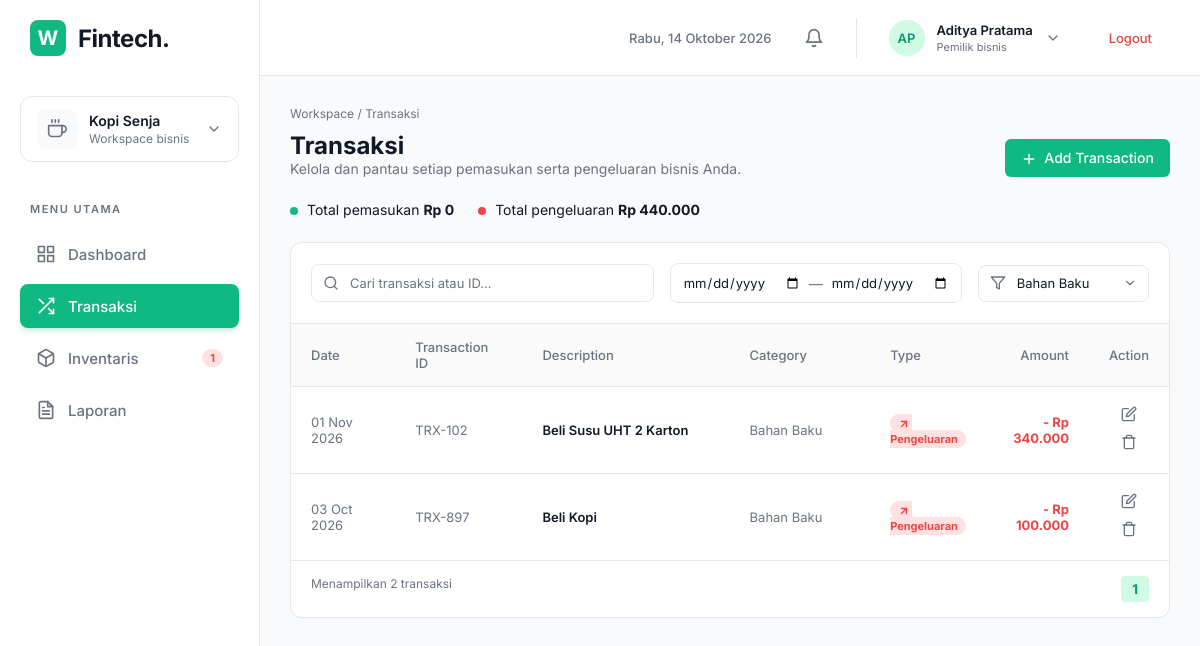
Screenshot of /transaksi.php?kategori=Bahan Baku (signed in) with the database file from the repository.
### tables this page shows
CREATE TABLE `transaksi` (
  `id` int(11) NOT NULL,
  `tanggal` date NOT NULL,
  `trx_id` varchar(20) NOT NULL,
  `deskripsi` varchar(255) NOT NULL,
  `kategori` varchar(50) NOT NULL,
  `tipe` enum('Pemasukan','Pengeluaran') NOT NULL,
  `jumlah` decimal(15,2) NOT NULL
);

### transaksi.php (the view, shortened to what this page needs)
<?php include 'koneksi.php';
$search_query = isset($_GET['search']) ? $conn->real_escape_string($_GET['search']) : '';
$filter_kategori = isset($_GET['kategori']) ? $conn->real_escape_string($_GET['kategori']) : '';
$start_date = isset($_GET['start_date']) ? $conn->real_escape_string($_GET['start_date']) : '';
$end_date = isset($_GET['end_date']) ? $conn->real_escape_string($_GET['end_date']) : '';
$q_kategori_list = $conn->query("SELECT DISTINCT kategori FROM transaksi ORDER BY kategori ASC");
$kategori_options = [];
while ($row = $q_kategori_list->fetch_assoc()) {
    $kategori_options[] = $row['kategori'];
}
$where_clauses = [];
if (!empty($filter_kategori)) {
    $where_clauses[] = "kategori = '$filter_kategori'";
}
$where_sql = "";
if (count($where_clauses) > 0) {
    $where_sql = "WHERE " . implode(" AND ", $where_clauses);
}
$q_transaksi = $conn->query("SELECT * FROM transaksi $where_sql ORDER BY tanggal DESC");
$total_trx_tampil = $q_transaksi->num_rows;
$q_total_filtered = $conn->query("
    SELECT
        SUM(CASE WHEN tipe='Pemasukan' THEN jumlah ELSE 0 END) as total_masuk,
        SUM(CASE WHEN tipe='Pengeluaran' THEN jumlah ELSE 0 END) as total_keluar
    FROM transaksi
    $where_sql
");
$data_total = $q_total_filtered->fetch_assoc();
$total_masuk_tampil = $data_total['total_masuk'] != null ? $data_total['total_masuk'] : 0;
$total_keluar_tampil = $data_total['total_keluar'] != null ? $data_total['total_keluar'] : 0;
?>
<!DOCTYPE html>
<html lang="id">
<head>
    <link rel="stylesheet" href="style.css?v=<?= time(); ?>">
</head>
<body>
    <div class="app-layout">
        <?php include 'sidebar.php'; ?>
        <main class="main-content">
            <?php include 'header.php'; ?>
            <div class="content-body">
                <div class="breadcrumb">Workspace / Transaksi</div>
                <div class="page-header" style="margin-bottom: 24px;">
                    <div>
                        <h1>Transaksi</h1>
                        <p class="text-muted">Kelola dan pantau setiap pemasukan serta pengeluaran bisnis Anda.</p>
                    </div>
                    <button class="btn-primary" onclick="document.getElementById('modalTrx').style.display='flex'">
                        <svg width="16" height="16" viewBox="0 0 24 24" fill="none" stroke="currentColor" stroke-width="2" stroke-linecap="round" stroke-linejoin="round" style="margin-right:4px; vertical-align:middle;"><line x1="12" y1="5" x2="12" y2="19"></line><line x1="5" y1="12" x2="19" y2="12"></line></svg>
                        Add Transaction
                    </button>
                </div>
                <div class="trx-summary" style="margin-bottom:24px; display:flex; gap:24px; align-items: center; font-size: 14px;">
                    <div><span class="dot bg-green"></span> Total pemasukan <strong style="color:var(--text-main);">Rp <?= number_format($total_masuk_tampil, 0, ',', '.') ?></strong></div>
                    <div><span class="dot bg-red"></span> Total pengeluaran <strong style="color:var(--text-main);">Rp <?= number_format($total_keluar_tampil, 0, ',', '.') ?></strong></div>
                </div>
                <div class="card p-0">
                    <form method="GET" action="transaksi.php" id="filterForm">
                        <div class="table-toolbar" style="border-bottom: 1px solid var(--border);">
                            <div class="toolbar-group flex-2">
                                <input type="text" name="search" placeholder="Cari transaksi atau ID..." class="input-search" value="<?= htmlspecialchars($search_query) ?>">
                            </div>
                            <div class="toolbar-group flex-1" style="padding: 10px 12px 10px 12px; border: 1px solid var(--border); border-radius: 8px; background: #fff;">
                                <div class="date-range-container">
                                    <div class="date-input-wrapper">
                                        <input type="date" name="start_date" value="<?= htmlspecialchars($start_date) ?>" onchange="document.getElementById('filterForm').submit();" title="Dari Tanggal">
                                    </div>
                                    <span class="text-muted">—</span>
                                    <div class="date-input-wrapper">
                                        <input type="date" name="end_date" value="<?= htmlspecialchars($end_date) ?>" onchange="document.getElementById('filterForm').submit();" title="Sampai Tanggal">
                                    </div>
                                </div>
                            </div>
                            <div class="toolbar-group flex-1">
                                <select name="kategori" class="input-search" onchange="document.getElementById('filterForm').submit();">
                                    <?php foreach ($kategori_options as $kat) {
                                        $selected = ($kat === $filter_kategori) ? 'selected' : '';
                                    ?>
                                        <option value="<?= htmlspecialchars($kat) ?>" <?= $selected ?>><?= htmlspecialchars($kat) ?></option>
                                    <?php } ?>
                                </select>
                            </div>
                        </div>
                    </form>
                    <table class="data-table">
                        <thead>
                            <tr>
                                <th style="width: 13%;">Date</th>
                                <th style="width: 15%;">Transaction ID</th>
                                <th style="width: 27%;">Description</th>
                                <th style="width: 17%;">Category</th>
                                <th style="width: 10%;">Type</th>
                                <th style="text-align:right; width: 12%;">Amount</th>
                                <th style="text-align:center; width: 6%;">Action</th>
                            </tr>
                        </thead>
                        <tbody>
                            <?php
                            if ($total_trx_tampil > 0) {
                                while($row = $q_transaksi->fetch_assoc()) {
                                    $dateObj = date_create($row['tanggal']);
                                    $dateStr = date_format($dateObj, "d M Y");
                                    if ($row['tipe'] == 'Pemasukan') {
                                        $amountClass = 'text-green';
                                        $amountSign  = '+ ';
                                        $badgeClass  = 'badge-green';
                                        $arrow       = '<svg width="12" height="12" viewBox="0 0 24 24" fill="none" stroke="currentColor" stroke-width="3" stroke-linecap="round" stroke-linejoin="round" style="margin-right:2px; vertical-align:text-bottom;"><line x1="7" y1="17" x2="17" y2="7"></line><polyline points="7 7 17 7 17 17"></polyline></svg>';
                                    } else {
                                        $amountClass = 'text-red';
                                        $amountSign  = '- ';
                                        $badgeClass  = 'badge-red';
                                        $arrow       = '<svg width="12" height="12" viewBox="0 0 24 24" fill="none" stroke="currentColor" stroke-width="3" stroke-linecap="round" stroke-linejoin="round" style="margin-right:2px; vertical-align:text-bottom;"><line x1="7" y1="17" x2="17" y2="7"></line><polyline points="7 7 17 7 17 17"></polyline></svg>';
                                    }
                            ?>
                            <tr>
                                <td><span class="text-muted"><?= $dateStr ?></span></td>
                                <td><span class="text-muted"><?= $row['trx_id'] ?></span></td>
                                <td><strong style="color:var(--text-main); font-weight: 600;"><?= htmlspecialchars($row['deskripsi']) ?></strong></td>
                                <td style="white-space: nowrap;"><span class="text-muted"><?= htmlspecialchars($row['kategori']) ?></span></td>
                                <td><span class="badge <?= $badgeClass ?>"><?= $arrow ?> <?= $row['tipe'] ?></span></td>
                                <td style="text-align:right"><strong class="<?= $amountClass ?>"><?= $amountSign ?>Rp <?= number_format($row['jumlah'], 0, ',', '.') ?></strong></td>
                                <td style="text-align:center">
                                    <button type="button" class="btn-icon" title="Edit" onclick="openEditModal('<?= $row['id'] ?>', '<?= $row['tanggal'] ?>', '<?= htmlspecialchars($row['deskripsi'], ENT_QUOTES) ?>', '<?= htmlspecialchars($row['kategori'], ENT_QUOTES) ?>', '<?= $row['tipe'] ?>', '<?= $row['jumlah'] ?>')">
                                        <svg width="16" height="16" viewBox="0 0 24 24" fill="none" stroke="currentColor" stroke-width="2" stroke-linecap="round" stroke-linejoin="round"><path d="M11 4H4a2 2 0 0 0-2 2v14a2 2 0 0 0 2 2h14a2 2 0 0 0 2-2v-7"></path><path d="M18.5 2.5a2.121 2.121 0 0 1 3 3L12 15l-4 1 1-4 9.5-9.5z"></path></svg>
                                    </button>
                                    <form method="POST" action="" style="display:inline-block;" onsubmit="return confirm('Apakah Anda yakin ingin menghapus transaksi ini?');">
                                        <button type="submit" name="hapus_trx" class="btn-icon text-red" title="Hapus">
                                            <svg width="16" height="16" viewBox="0 0 24 24" fill="none" stroke="currentColor" stroke-width="2" stroke-linecap="round" stroke-linejoin="round"><polyline points="3 6 5 6 21 6"></polyline><path d="M19 6v14a2 2 0 0 1-2 2H7a2 2 0 0 1-2-2V6m3 0V4a2 2 0 0 1 2-2h4a2 2 0 0 1 2 2v2"></path></svg>
                                        </button>
                                    </form>
                                </td>
                            </tr>
                            <?php
                                }
                            } else {
                                echo "<tr><td colspan='7' style='text-align:center; padding: 30px;' class='text-muted'>Tidak ada transaksi ditemukan pada filter tersebut.</td></tr>";
                            }
                            ?>
                        </tbody>
                    </table>
                    <div class="table-footer">
                        <span class="text-muted">Menampilkan <?= $total_trx_tampil ?> transaksi</span>
                        <div class="pagination"><button class="active">1</button></div>
                    </div>
                </div>
            </div>
        </main>
    </div>
</body>
</html>

### style.css (style rules this page uses)
:root { --primary: #10b981; --primary-light: #d1fae5; --primary-dark: #059669; --bg-main: #f9fafb; --bg-card: #ffffff; --text-main: #111827; --text-muted: #6b7280; --border: #e5e7eb; --red: #ef4444; --red-light: #fee2e2; --orange: #f59e0b; --orange-light: #fef3c7; }
* { margin: 0; padding: 0; box-sizing: border-box; font-family: "Inter", sans-serif; }
body { background-color: var(--bg-main); color: var(--text-main); font-size: 14px; }
.app-layout { display: flex; height: 100vh; overflow: hidden; }
.main-content { flex: 1; display: flex; flex-direction: column; overflow-y: auto; }
.content-body { padding: 30px; max-width: 1200px; margin: 0 auto; width: 100%; }
.badge { background: var(--red-light); color: var(--red); padding: 2px 8px; border-radius: 20px; font-size: 11px; margin-left: auto; font-weight: 700; }
.breadcrumb { font-size: 12px; color: var(--text-muted); margin-bottom: 10px; }
.page-header { display: flex; justify-content: space-between; align-items: flex-end; margin-bottom: 5px; }
.page-header h1 { font-size: 24px; color: var(--text-main); }
.btn-primary { background: var(--primary); color: #fff; border: none; padding: 10px 16px; border-radius: 6px; font-weight: 500; cursor: pointer; font-size: 14px; }
.card { background: var(--bg-card); border: 1px solid var(--border); border-radius: 12px; padding: 20px; box-shadow: 0 1px 2px rgba(0, 0, 0, 0.02); }
.bg-green { background: var(--primary); }
.text-red { color: var(--red); }
.bg-red { background: var(--red); }
.text-muted { color: var(--text-muted); }
.dot { display: inline-block; width: 8px; height: 8px; border-radius: 50%; margin-right: 5px; }
.p-0 { padding: 0; }
.table-toolbar { padding: 20px; border-bottom: 1px solid var(--border); display: flex; gap: 16px; align-items: center; }
.toolbar-group { position: relative; display: flex; align-items: center; }
.toolbar-group input, .toolbar-group select { width: 100%; padding: 10px 12px 10px 38px; border: 1px solid var(--border); border-radius: 8px; outline: none; color: var(--text-main); font-size: 13px; background: #fff; font-family: "Inter", sans-serif; }
.toolbar-group input::placeholder { color: var(--text-muted); }
.toolbar-group select { appearance: none; -webkit-appearance: none; padding-right: 30px; cursor: pointer; }
.flex-2 { flex: 2; }
.flex-1 { flex: 1; }
.data-table { width: 100%; border-collapse: collapse; text-align: left; font-size: 13px; }
.data-table th { padding: 15px 20px; color: var(--text-muted); font-weight: 500; border-bottom: 1px solid var(--border); background: #fafafa; }
.data-table td { padding: 15px 20px; border-bottom: 1px solid var(--border); }
.table-footer { padding: 15px 20px; display: flex; justify-content: space-between; font-size: 12px; }
.pagination button { background: #fff; border: 1px solid var(--border); padding: 4px 10px; border-radius: 4px; cursor: pointer; }
.pagination button.active { background: var(--primary-light); color: var(--primary-dark); border-color: var(--primary-light); font-weight: bold; }
.badge-red { background: var(--red-light); color: var(--red); }
.btn-icon { background: transparent; border: none; font-size: 16px; color: var(--text-muted); cursor: pointer; margin: 0 4px; transition: color 0.2s; padding: 4px; border-radius: 4px; }
.btn-icon.text-red { color: var(--text-muted); }
.date-range-container { display: flex; align-items: center; gap: 8px; width: 100%; }
.date-range-container input[type="date"] { border: none; background: transparent; color: var(--text-main); font-family: "Inter", sans-serif; font-size: 13px; width: 100%; padding: 0; outline: none; cursor: pointer; }
.date-input-wrapper { position: relative; flex: 1; display: flex; align-items: center; }

### rows the page displays
transaksi: tanggal "01 Nov 2026", trx "TRX-102", deskripsi "Beli Susu UHT 2 Karton", kategori "Bahan Baku", tipe "Pengeluaran", tipe "-", jumlah "340.000"
transaksi: tanggal "03 Oct 2026", trx "TRX-897", deskripsi "Beli Kopi", kategori "Bahan Baku", tipe "Pengeluaran", tipe "-", jumlah "100.000"

### other values shown
$low_stock_count "1"
$_SESSION['nama_lengkap'] "Aditya Pratama"
$total_masuk_tampil "0"
$total_keluar_tampil "440.000"
$total_trx_tampil "2"
form field kategori "Bahan Baku"
